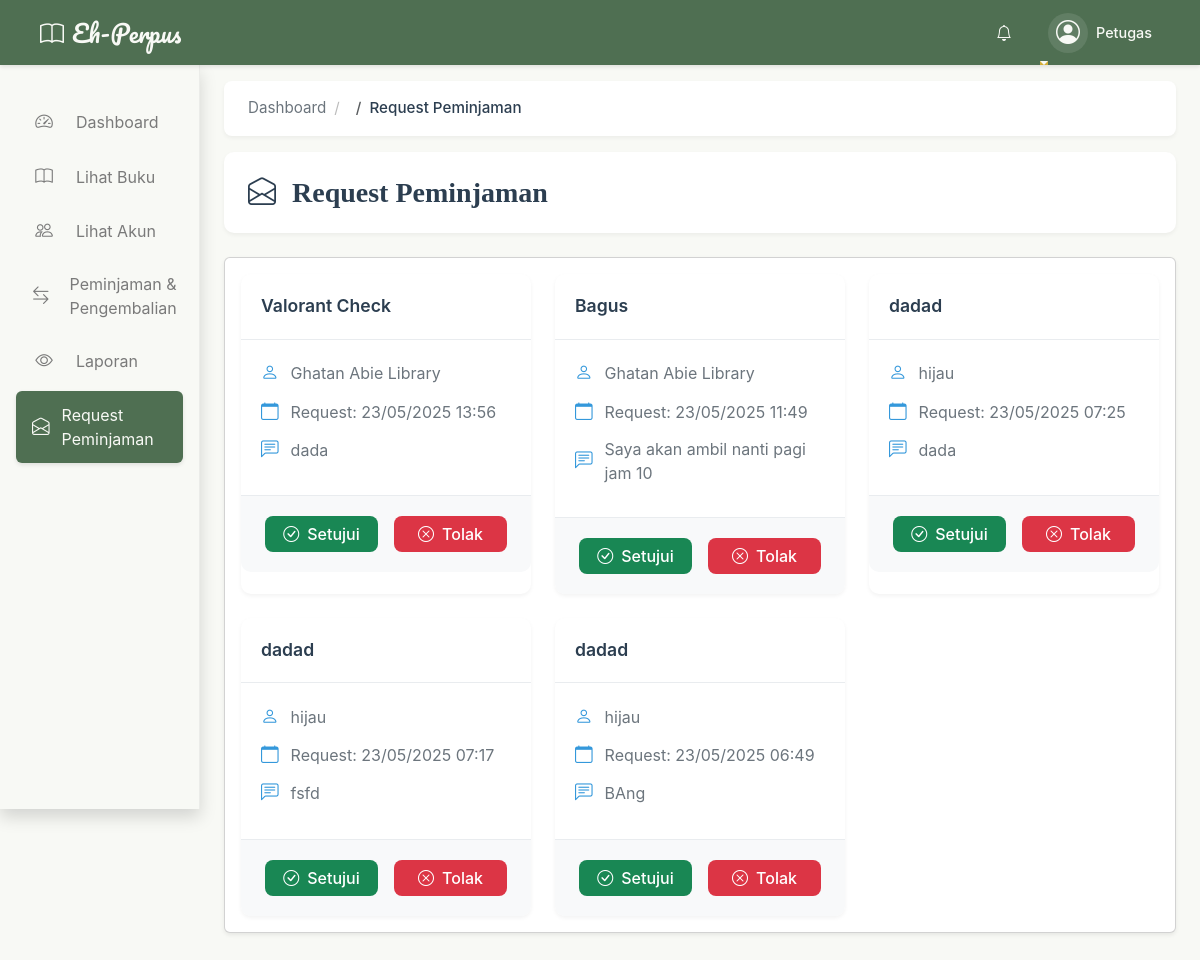
Page /petugas/aktivitas/peminjaman/daftar_request_peminjaman.php on the committed database.
### tables this page shows
CREATE TABLE `request_peminjaman` (
  `id_request` int(11) NOT NULL,
  `id_siswa` int(11) DEFAULT NULL,
  `id_buku` int(11) DEFAULT NULL,
  `tanggal_request` datetime DEFAULT current_timestamp(),
  `status_request` enum('pending','approved','rejected') DEFAULT 'pending',
  `catatan_siswa` text DEFAULT NULL,
  `catatan_petugas` text DEFAULT NULL
);

CREATE TABLE `bukuv2` (
  `id_bukuV2` int(11) NOT NULL,
  `judul_buku` varchar(150) NOT NULL,
  `id_penerbit` int(11) DEFAULT NULL,
  `id_penulis` int(11) DEFAULT NULL,
  `id_kat` int(11) DEFAULT NULL,
  `stok` int(11) DEFAULT 0,
  `thn_terbit` year(4) DEFAULT NULL,
  `deskripsi_buku` text DEFAULT NULL,
  `cover` text DEFAULT NULL,
  `id_rak` int(11) DEFAULT NULL,
  `status` enum('tersedia','tidak tersedia') DEFAULT 'tersedia'
);

### petugas/aktivitas/peminjaman/daftar_request_peminjaman.php (the view, shortened to what this page needs)
<?php
include '../../../config/controller.php';
$query = "SELECT r.*, l.name, b.judul_buku FROM request_peminjaman r
          JOIN login l ON r.id_siswa = l.id
          JOIN bukuV2 b ON r.id_buku = b.id_bukuV2
          WHERE r.status_request = 'pending'
          ORDER BY r.tanggal_request DESC";
$result = mysqli_query($db, $query);
?>
<!DOCTYPE html>
<html lang="id">
<head>
    <link href="../../../node_modules/bootstrap/dist/css/bootstrap.min.css" rel="stylesheet">
    <link rel="stylesheet" href="https://cdn.jsdelivr.net/npm/bootstrap-icons@1.11.1/font/bootstrap-icons.css">
    <link href="../../../assets/styleLibrary.css" rel="stylesheet">
    <link href="../../../assets/stylePetugas.css" rel="stylesheet">
</head>
<body>
    <nav class="navbar navbar-expand-lg navbar-dark sticky-top">
        <div class="container-fluid px-3 px-lg-4">
            <a class="navbar-brand d-flex align-items-center" href="../../dashboard.php">
                <i class="bi bi-book me-2 fs-4"></i>
                <span class="fs-4">Eh-Perpus</span>
            </a>
            <div class="collapse navbar-collapse" id="navbarContent">
                <ul class="navbar-nav ms-auto d-none d-lg-flex align-items-center gap-3">
                    <li class="nav-item">
                        <a class="notification-link" href="#" data-bs-toggle="tooltip" data-bs-placement="bottom" title="Notifikasi">
                            <i class="bi bi-bell"></i>
                        </a>
                    </li>
                    <li class="nav-item dropdown">
                        <a class="nav-link dropdown-toggle d-flex align-items-center" href="#" role="button" data-bs-toggle="dropdown" aria-expanded="false">
                            <div class="profile-circle">
                                <i class="bi bi-person-circle fs-4"></i>
                            </div>
                            <span class="ms-2"><?php echo htmlspecialchars($_SESSION['user']['username'] ?? 'Petugas'); ?></span>
                        </a>
                    </li>
                </ul>
            </div>
        </div>
    </nav>
    <div class="container-fluid">
        <div class="row">
            <div class="col-auto col-md-3 col-xl-2 px-sm-2 px-0 shadow d-none d-lg-block bg-sidebar" style="min-height: calc(100vh - 56px);">
                <div class="d-flex flex-column pt-3">
                    <ul class="nav nav-pills flex-column mb-sm-auto mb-0 align-items-start">
                        <li class="nav-item w-100">
                            <a href="../../dashboard.php" class="nav-link px-3">
                                <i class="bi bi-speedometer2 me-2"></i><span>Dashboard</span>
                            </a>
                        </li>
                        <li class="nav-item w-100">
                            <a class="nav-link px-3" href="../pantau/buku.php">
                                <i class="bi bi-book me-2"></i><span>Lihat Buku</span>
                            </a>
                        </li>
                        <li class="nav-item w-100">
                            <a class="nav-link px-3" href="../pantau/akun.php">
                                <i class="bi bi-people me-2"></i><span>Lihat Akun</span>
                            </a>
                        </li>
                        <li class="nav-item w-100">
                            <a href="list.php" class="nav-link px-3">
                                <i class="bi bi-arrow-left-right me-2"></i><span>Peminjaman & Pengembalian</span>
                            </a>
                        </li>
                        <li class="nav-item w-100">
                            <a href="../laporan/laporan.php" class="nav-link px-3">
                                <i class="bi bi-eye me-2"></i><span>Laporan</span>
                            </a>
                        </li>
                        <li class="nav-item w-100">
                            <a href="daftar_request_peminjaman.php" class="nav-link active px-3">
                                <i class="bi bi-envelope-open"></i><span>Request Peminjaman</span>
                            </a>
                        </li>
                    </ul>
                </div>
            </div>
            <div class="col py-3">
                <div class="container-fluid">
                    <div class="breadcrumb-wrapper">
                        <nav aria-label="breadcrumb">
                            <ol class="breadcrumb">
                                <li class="breadcrumb-item"><a href="../../dashboard.php">Dashboard</a></li>
                                <li class="breadcrumb-item active">Request Peminjaman</li>
                            </ol>
                        </nav>
                    </div>
                    <div class="page-header">
                        <h2 class="page-title">
                            <i class="bi bi-envelope-open me-2"></i>
                            Request Peminjaman
                        </h2>
                    </div>
                    <div class="card shadow-sm mb-4">
                        <div class="card-body">
                            <div class="row g-4">
                                <?php
                                if (mysqli_num_rows($result) > 0) {
                                    while ($row = mysqli_fetch_assoc($result)) {
                                        ?>
                                        <div class="col-12 col-md-6 col-lg-4">
                                            <div class="request-card">
                                                <div class="request-header">
                                                    <h6 class="book-title"><?= htmlspecialchars($row['judul_buku']) ?></h6>
                                                </div>
                                                <div class="request-body">
                                                    <div class="request-info">
                                                        <i class="bi bi-person"></i>
                                                        <span><?= htmlspecialchars($row['name']) ?></span>
                                                    </div>
                                                    <div class="request-info">
                                                        <i class="bi bi-calendar"></i>
                                                        <span>Request: <?= date('d/m/Y H:i', strtotime($row['tanggal_request'])) ?></span>
                                                    </div>
                                                    <?php if (!empty($row['catatan_siswa'])): ?>
                                                        <div class="request-info">
                                                            <i class="bi bi-chat-left-text"></i>
                                                            <span><?= htmlspecialchars($row['catatan_siswa']) ?></span>
                                                        </div>
                                                    <?php endif; ?>
                                                </div>
                                                <div class="request-footer">
                                                    <div class="d-flex gap-2">
                                                        <a href="create.php?id_request=<?= $row['id_request'] ?>"
                                                           class="btn btn-success btn-action flex-grow-1">
                                                            <i class="bi bi-check-circle"></i>
                                                            <span>Setujui</span>
                                                        </a>
                                                        <a href="proses_approve_request.php?id_request=<?= $row['id_request'] ?>&action=reject"
                                                           class="btn btn-danger btn-action flex-grow-1"
                                                           onclick="return confirm('Yakin ingin menolak request ini?')">
                                                            <i class="bi bi-x-circle"></i>
                                                            <span>Tolak</span>
                                                        </a>
                                                    </div>
                                                </div>
                                            </div>
                                        </div>
                                        <?php
                                    }
                                }
                                ?>
                            </div>
                        </div>
                    </div>
                </div>
            </div>
        </div>
    </div>
</body>
</html>

### assets/stylePetugas.css (style rules this page uses)
:root { --primary-color: #4F6F52; --primary-rgb: 79, 111, 82; --secondary-color: #739072; --accent-color: #D4AF37; --light-color: #F8F9F5; --dark-color: #37423D; --dark-rgb: 55, 66, 61; --success-color: #A3B18A; --warning-color: #D4AF37; --danger-color: #C94C4C; --info-color: #6082B6; --text-color: #2D2D2D; --text-muted: #7A7A7A; --bs-primary: var(--primary-color); --bs-secondary: var(--success-color); --bs-success: var(--success-color); --bs-info: var(--info-color); --bs-warning: var(--warning-color); --bs-danger: var(--danger-color); --bs-light: var(--light-color); --bs-dark: var(--text-color); --bs-gold: var(--accent-color); }
html, body { height: 100%; margin: 0; padding: 0; overflow-x: hidden; font-family: 'Merriweather', -apple-system, BlinkMacSystemFont, "Segoe UI", Roboto, "Helvetica Neue", Arial, sans-serif; background-color: var(--light-color); color: var(--text-color); }
body { position: relative; min-height: 100vh; overflow-x: hidden; display: flex; flex-direction: column; -ms-overflow-style: none; scrollbar-width: none; }
.navbar { background-color: var(--primary-color); box-shadow: 0 2px 4px rgba(0, 0, 0, 0.1); height: 65px; padding: 0.5rem 0; }
.navbar .navbar-brand { font-family: 'Pacifico', cursive; font-size: 1.4rem; color: var(--bs-light) !important; margin-right: 2.5rem; }
.navbar .nav-link, .navbar .navbar-nav .nav-link.active, .navbar .navbar-nav .nav-link:hover, .navbar .navbar-nav .nav-link:focus { color: var(--bs-light) !important; }
.navbar .nav-link { transition: all 0.3s ease; position: relative; padding: 0.75rem 1.25rem; font-weight: 500; font-size: 0.9rem; }
.navbar .nav-link::after { content: ''; position: absolute; bottom: 0; left: 0; width: 0; height: 2px; background-color: var(--bs-gold); transition: width 0.3s ease; }
.navbar .container-fluid { padding: 0 2.5rem !important; display: flex; align-items: center; gap: 2.5rem; }
.collapse.navbar-collapse { display: flex !important; align-items: center; gap: 2.5rem; }
.navbar .bi { color: var(--bs-light) !important; }
.btn-action { display: inline-flex; align-items: center; justify-content: center; width: 36px; height: 36px; border-radius: 8px; border: none; transition: all 0.3s ease; color: white; text-decoration: none; }
.btn-action i { font-size: 1rem; }
.bg-sidebar { background-color: var(--light-color); border-right: 1px solid rgba(0, 0, 0, 0.05); height: calc(100vh - 65px); position: sticky; top: 65px; z-index: 1000; transition: all 0.3s ease; animation: sidebarSlideIn 0.5s ease-out forwards; transform: translateX(-100%); }
.bg-sidebar .nav-pills { padding: 1rem 0.5rem; }
.bg-sidebar .nav-pills .nav-link { color: var(--text-muted); border-radius: 0.375rem; padding: 0.75rem 1rem; margin-bottom: 0.25rem; transition: all 0.3s ease; display: flex; align-items: center; gap: 0.75rem; animation: navLinkFadeIn 0.3s ease-out forwards; opacity: 0; transform: translateX(-10px); }
.bg-sidebar .nav-pills .nav-link .bi { font-size: 1.1rem; width: 24px; text-align: center; transition: all 0.3s ease; }
.bg-sidebar .nav-pills .nav-link.active { background-color: var(--primary-color); color: var(--bs-light); box-shadow: 0 2px 4px rgba(0, 0, 0, 0.1); }
.bg-sidebar .nav-pills .nav-link.active .bi { color: var(--bs-light); }
.page-header { display: flex; justify-content: space-between; align-items: center; flex-wrap: wrap; gap: 1rem; }
.request-card { background: white; border-radius: 10px; box-shadow: 0 2px 4px rgba(0, 0, 0, 0.05); transition: transform 0.2s, box-shadow 0.2s; height: 100%; }
.request-header { padding: 1.25rem; border-bottom: 1px solid #e9ecef; }
.book-title { color: var(--text-color); font-weight: 600; margin: 0; font-size: 1.1rem; }
.request-body { padding: 1.25rem; }
.request-info { display: flex; align-items: center; gap: 0.75rem; margin-bottom: 0.75rem; color: var(--text-muted); }
.request-info i { color: var(--primary-color); font-size: 1.1rem; }
.request-footer { padding: 1.25rem; border-top: 1px solid #e9ecef; background: var(--light-color); border-radius: 0 0 10px 10px; }
.btn-action { padding: 0.5rem 1rem; font-weight: 500; display: flex; align-items: center; justify-content: center; gap: 0.5rem; transition: all 0.2s; }

### rows in the picture
request_peminjaman: id_buku.judul_buku "Valorant Check", id_siswa.name "Ghatan Abie Library", tanggal_request "23/05/2025 13:56", catatan_siswa "dada"
request_peminjaman: id_buku.judul_buku "Bagus", id_siswa.name "Ghatan Abie Library", tanggal_request "23/05/2025 11:49", catatan_siswa "Saya akan ambil nanti pagi jam 10"
request_peminjaman: id_buku.judul_buku "dadad", id_siswa.name "hijau", tanggal_request "23/05/2025 07:25", catatan_siswa "dada"
request_peminjaman: id_buku.judul_buku "dadad", id_siswa.name "hijau", tanggal_request "23/05/2025 07:17", catatan_siswa "fsfd"
request_peminjaman: id_buku.judul_buku "dadad", id_siswa.name "hijau", tanggal_request "23/05/2025 06:49", catatan_siswa "BAng"

### other values in the picture
$_SESSION['user']['username'] "Petugas"
